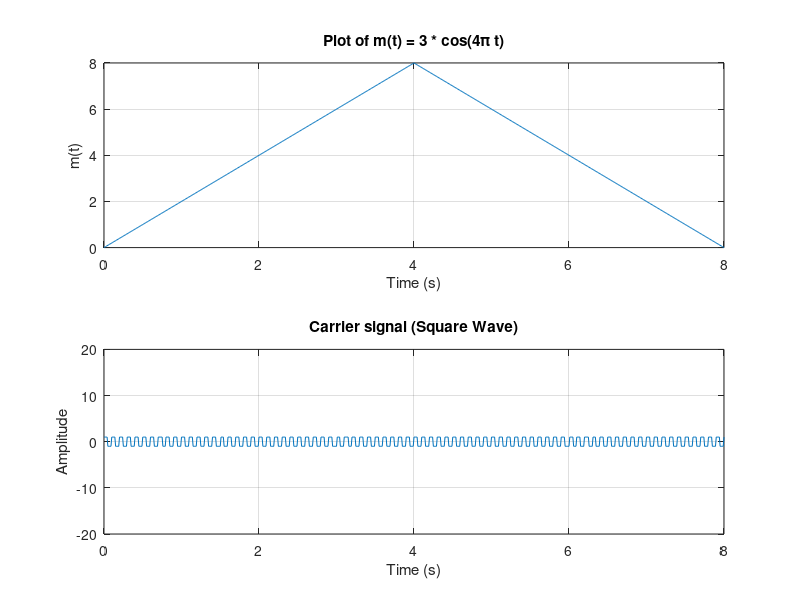
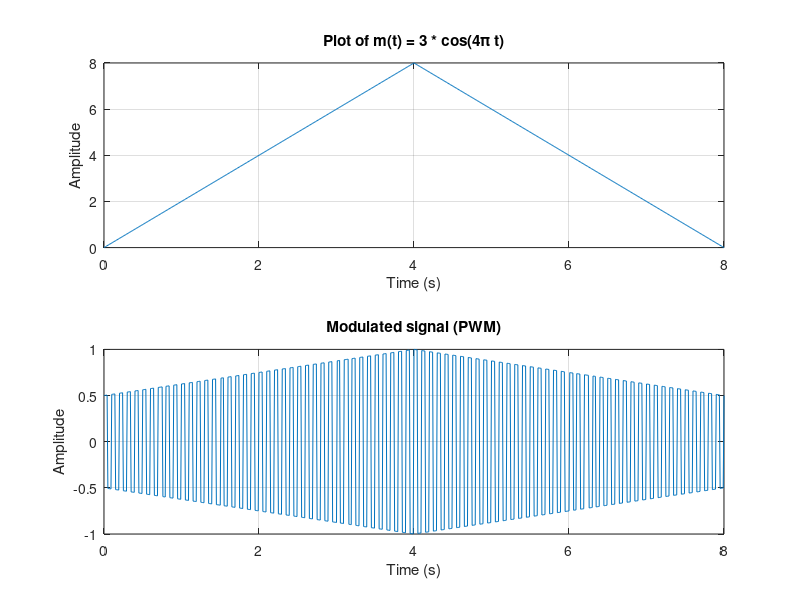

Write the MATLAB code that produced these figures, in order.

%%%%%%%%%%%%%%%%%%%%%****1ST TEST CASE****************%%%%%%%%%%%%%%%%%%%%%%%%
% t = 0:0.001:1;
% A=3;        %set the amplitude of carrier wave
% C=A.*sawtooth(2*pi*20*t);  % U cand adjust the freq of carrier 
% m =0.75*A.*cos(4 * pi * t);
% n = length(C);
% 
% % Modulation
% pwm = zeros(size(t)); % Initialize pwm array
% for i = 1:n
%     if m(i) >= C(i)
%         pwm(i) = 1;
%     else
%         pwm(i) = 0;
%     end
% end
% 
% %Demodulation
% demodulated_signal = zeros(size(t));
% window_size = 80; % Adjust the window size as needed
% for i = 1:n
%     start_idx = max(1, i - window_size);
%     end_idx = min(n, i + window_size);
%     demodulated_signal(i) = mean(pwm(start_idx:end_idx));
% end
% 
% % Demodulation using a low-pass filter
% % fcutoff = 50; % Choose a cutoff frequency for the low-pass filter (adjust as needed)
% % fs = 1000; % Sampling frequency
% % order = 5; % Order of the filter (adjust as needed)
% % 
% % Design a low-pass Butterworth filter
% % [b, a] = butter(order, fcutoff/(fs/2), 'low');
% % 
% % Apply the filter to the modulated signal to demodulate it
% % demodulated_signal_smooth = filtfilt(b, a, pwm);
% 
% save('message_1(t).mat', 'm', 't');
% 
% figure;
% subplot(2,1,1);
% plot(t, m);
% xlabel('Time (s)');
% ylabel('amplitude');
% title('Plot of m(t) = 3 * cos(4\pi t)');
% %U can justify the axis here 
% grid on;
% 
% subplot(2,1,2);
% plot(t,C);
% xlabel('Time (s)');
% ylabel('Amplitude');
% %U can justify the axis here
% title('carrier signal');
% grid on;
% 
% figure
% subplot(3,1,1);
% plot(t, m);
% xlabel('Time (s)');
% ylabel('amplitude');
% title('Plot of m(t) = 3 * cos(4\pi t)');
% %U can justify the axis here 
% grid on;
% 
% subplot(3,1,2);
% plot(t,pwm);
% ylim([-1.5,1.5]);
% xlabel('Time (s)');
% ylabel('Amplitude');
% %U can justify the axis here
% title('Modulated sigmal');
% grid on;
% 
% subplot(3,1,3);
% plot(t, demodulated_signal);
% xlabel('Time (s)');
% ylabel('Amplitude');
% %U can justify the axis here
% title('deModulated sigmal');
% grid on;

%%%%%%%% 2ND TEST CASE %%%%%%%%%%%%%%%%%%%%%
t = 0:0.01:8;
A = 3;  % Set the amplitude of carrier wave

% Generating a square wave carrier signal
f_carrier = 10;  % Frequency of the carrier wave
C = square(2 * pi * f_carrier * t);  % Square wave carrier signal

m = zeros(size(t));
for i = 1:length(t)
    if t(i) <= 4
        m(i) = 2 * t(i);
    end
    if t(i) > 4
        m(i) = 16 - 2 * t(i);
    end
end

% Normalize m to the range [0, 1]
m_normalized = m / max(m);

% Generate PWM signal
pwm_width = 0.5 * (1 + m_normalized); % PWM width is proportional to amplitude of m

% Modulate the PWM signal with the carrier signal
Modulated_Signal = pwm_width .* C;

save('message_2(t).mat', 'm', 't');
figure;
subplot(2, 1, 1);
plot(t, m);
xlabel('Time (s)');
ylabel('m(t)');
title('Plot of m(t) = 3 * cos(4\pi t)');
grid on;

subplot(2, 1, 2);
plot(t, C);
xlabel('Time (s)');
ylabel('Amplitude');
ylim([-20, 20])
title('Carrier signal (Square Wave)');
grid on;

figure
subplot(2, 1, 1);
plot(t, m);
xlabel('Time (s)');
ylabel('Amplitude');
title('Plot of m(t) = 3 * cos(4\pi t)');
grid on;

subplot(2, 1, 2);
plot(t, Modulated_Signal);
xlabel('Time (s)');
ylabel('Amplitude');
title('Modulated signal (PWM)');
grid on;

